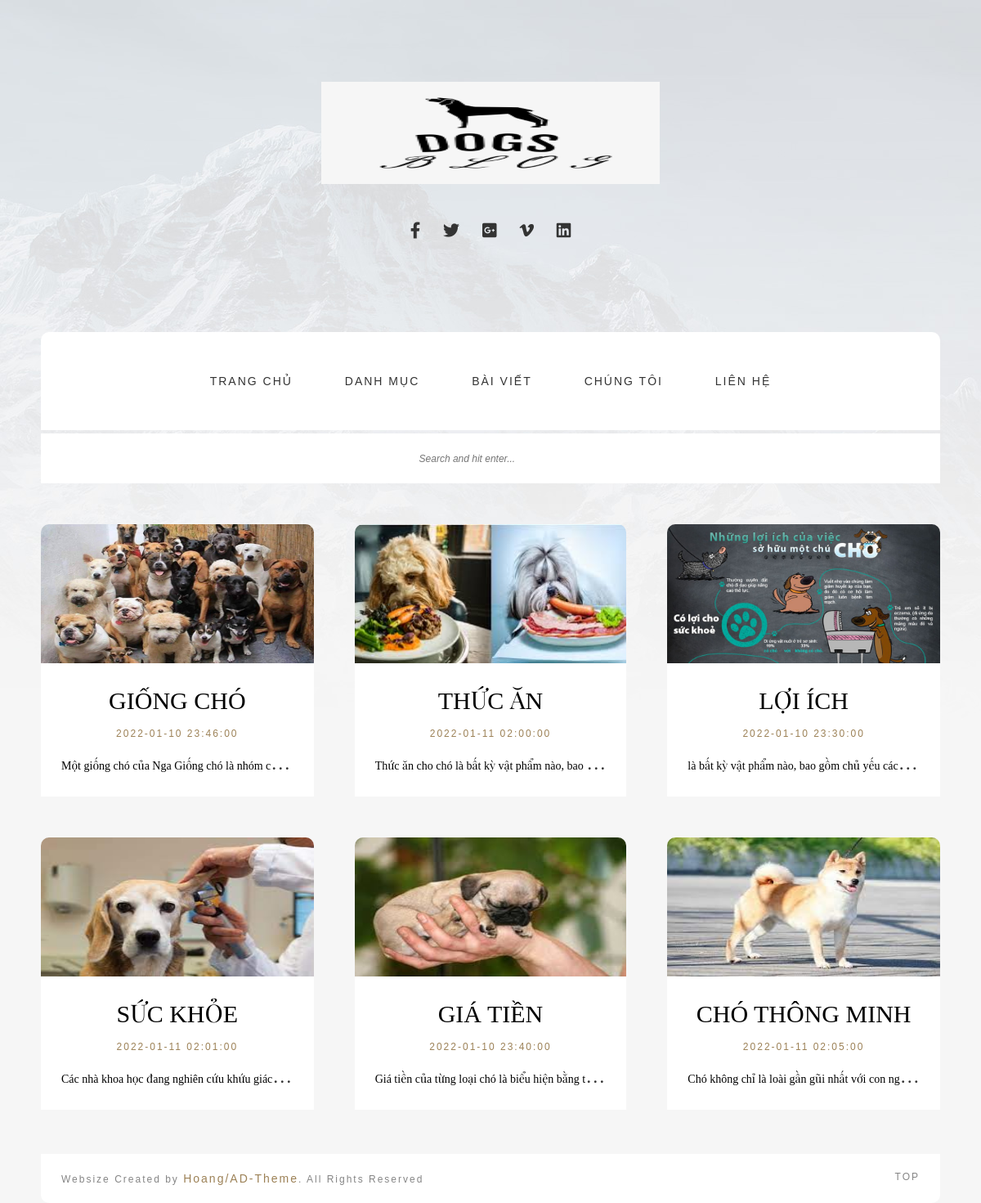
/Website/index.php?mod=category&act=index, run on the app's committed database.
### tables this page shows
CREATE TABLE `categories`  (
  `id` int NOT NULL AUTO_INCREMENT,
  `name` varchar(255) NULL DEFAULT NULL,
  `description` mediumtext NULL,
  `thumbnail` varchar(500) NULL DEFAULT NULL,
  `parent_id` int NULL DEFAULT NULL,
  `created_at` timestamp NULL DEFAULT NULL,
  PRIMARY KEY (`id`) USING BTREE
);

### Website/Controllers/BaseController.php (called while the page is built, shortened)
<?php
  class BaseController
  {
    public function view($path, $data = []){
      extract($data);
      require_once('Views/'.$path);
    }
  }
?>

### Website/Controllers/CategoryController.php (called while the page is built)
<?php
require('Models/Category.php');
require_once("Controllers/BaseController.php");
  class CategoryController extends BaseController
  {
    public function index(){
      $category = new Category;
      $categories = $category -> getList();
      $this-> view('Category/list.php', ['categories'=> $categories]);
    }
  }
?>

### Website/index.php (called while the page is built, shortened)
<?php
$act = "index";
if(isset($_GET['act'])){
  $act = $_GET['act'];
}
  $controller_obj = new $class_name;
 $controller_obj -> $act();
?>

### Website/Models/Connection.php (called while the page is built, shortened)
<?php
  class Connection1{
    private $servername= "localhost";
    private $username= "root";
    private $password = "";
    private $dbname = "blogs";
    public function connect(){
      $conn = new mysqli($this->servername, $this -> username, $this ->password, $this-> dbname );
      return $conn;
    }
  }
?>

### Website/Models/Query.php (called while the page is built, shortened)
<?php
  require_once('Models/Connection.php');
  class Query{
    protected $conn;
    public function __construct(){
      $connection = new Connection1();
      $this -> conn = $connection -> connect();
    }
    protected function select($table, $columns = '*')
    {
      if ($columns == '*') {
        $query = "SELECT * FROM " . $table;
      }elseif (is_array($columns)) {
        $sub_string = '';
        foreach ($columns as $i =>$column) {
          $sub_string .= '`'.$column . '`';
          if ($i + 1 != count($columns)) {
            $sub_string .= ',';
          }
        }
        $query = "SELECT " . $sub_string . " FROM " . '`' . $table . '`';
      }else{
        exit();
      }
      $result = $this->conn->query($query);
      $data = array();
      while($row = $result->fetch_assoc()) {
        $data[] = $row;
      };
      return $data;
    }
  }
?>

### Website/Models/Category.php (called while the page is built, shortened)
<?php
  require_once('Models/Query.php');
  require_once('Models/Connection.php');
  class Category extends Query
  {
    public $table = 'categories';
    public function getList()
      {
        $categories = $this -> select ($this -> table, ['id', 'name', 'description', 'thumbnail', 'parent_id', 'created_at']);
        return $categories;
      }
    }
?>

### Website/Views/Category/list.php (the view, shortened to what this page needs)
<?php
  require_once('Views/Partials/header.php');
?>
<section class="tada-container content-posts blog-3-columns row">
<div class="tada-container content-posts blog-3-columns row ">
       <?php foreach ($categories as $key => $category) {?>
    <div id="dash" class="content col-xs-4 col-md-4 col-xl-4 col-lg-4 col-4">
        <article id="abcde">
            <div class="post-image">
                <img style="max-height: 170px;" src="../Admin/images/<?=$category['thumbnail']?>" alt="category image ">
              </div>
              <div class="post-text">
                <h1 style="text-transform: uppercase; margin-top: 0px; font-family: 'Playfair Display', serif;"><a style="font-size: 30px;" href="index.php?mod=post&act=postByCategory&category_id=<?=$category['id']?>"><?=$category['name']?></a></h1>
                <span class="date"><?=$category['created_at']?></span>
                  <h2><a href="#"><?=$category['description']?></a></h2>
              </div>
          </article>
     </div>
       <?php } ?>
  </div>
</section>
  <?php
    require_once('Views/Partials/footer.php');
  ?>

### Website/Publics/assets/css/style.css (style rules this page uses)
body { font-family: 'Source Sans Pro', sans-serif; background:#f6f6f6; background-image:url('../images/bg.jpg'); background-repeat: no-repeat; }
.tada-container { width:1100px; margin:0 auto; }
img { max-width:100%; }
a { transition: all 0.3s ease 0s; }
header a { font-size: 14px; text-decoration: none; color:#ffffff; }
section.tada-container { margin-top:50px; }
article { margin-bottom:50px; }
.content-posts .content { padding-left:0; padding-right: 25px; }
.post-image { position:relative; }
.post-image img { border-radius:10px 10px 0 0; width:100%; }
.post-text { padding:50px; background:#FFF; }
.post-text .date { color:#9c8156; text-transform:uppercase; font-size:12px; letter-spacing:2px; }
.post-text h2 { margin:12px 0 24px 0; font-family: 'Playfair Display', serif; }
.blog-2-columns-sidebar h2, .blog-3-columns h2 { margin-bottom:0; font-size:24px; line-height:1.3; }
.post-text h2 a { color:#000; transition: all 0.3s ease 0s; }
.content-posts.blog-3-columns .col-xs-4:nth-child(1n) { padding-right:33px; }
.content-posts.blog-3-columns .col-xs-4:nth-child(3n-1) { padding-right:17px; padding-left:17px; }
.content-posts.blog-3-columns .col-xs-4:nth-child(3n) { padding-right:0; padding-left:33px; }
.content-posts.blog-3-columns .col-xs-4, .blog-3-columns article { text-align:center; }
.blog-3-columns .post-text { padding:25px; }
.post-text h1 a { color: #000000 !important; }

### Website/Views/Category/list.php (style rules this page uses)
#dash { max-height: 700px; overflow: hidden; }
#abcde h2 { width: 100%; white-space: nowrap; overflow: hidden; text-overflow: ellipsis; }
#abcde { max-height: 400px; overflow: hidden }
.post-text h1 a { color:#000; transition: all 0.3s ease 0s; }

### data on the page
categories: thumbnail (picture), name "GIỐNG CHÓ", created_at "2022-01-10 23:46:00", description "Một giống chó của Nga Giống chó là nhóm c…"
categories: thumbnail (picture), name "THỨC ĂN", created_at "2022-01-11 02:00:00", description "Thức ăn cho chó là bất kỳ vật phẩm nào, bao…"
categories: thumbnail (picture), name "LỢI ÍCH", created_at "2022-01-10 23:30:00", description "là bất kỳ vật phẩm nào, bao gồm chủ yếu các…"
categories: thumbnail (picture), name "SỨC KHỎE", created_at "2022-01-11 02:01:00", description "Các nhà khoa học đang nghiên cứu khứu giác…"
categories: thumbnail (picture), name "GIÁ TIỀN", created_at "2022-01-10 23:40:00", description "Giá tiền của từng loại chó là biểu hiện bằng t…"
categories: thumbnail (picture), name "CHÓ THÔNG MINH", created_at "2022-01-11 02:05:00", description "Chó không chỉ là loài gần gũi nhất với con ng…"
